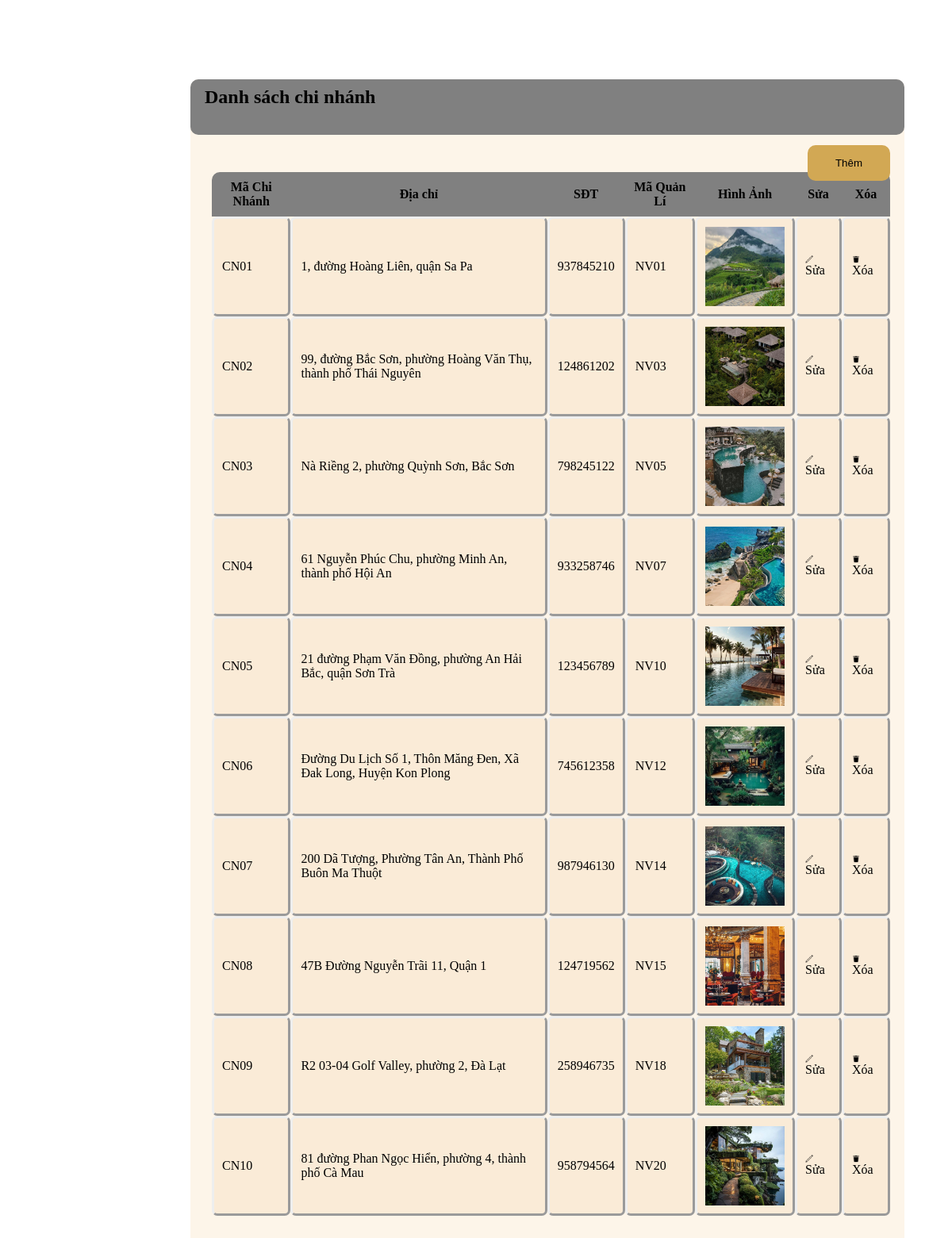
/quantri/admin/admin_chinhanh.php, run on the app's committed database.
### tables this page shows
create table CHINHANH(
    MA_CN varchar(10) PRIMARY KEY NOT NULL,
    DIACHI varchar(100) NOT NULL,
    TINHTHANH varchar(50) not null,
    SDT int(10),
    MA_NV varchar(10) NOT NULL,
    FOREIGN KEY (MA_NV) REFERENCES NHANVIEN(MA_NV),
    HINHANH char(50)
);

### quantri/admin/admin_chinhanh.php (the view, shortened to what this page needs)
<?php
    $link=new mysqli("localhost","root","","khachsan");
    $sql="select * from CHINHANH";
    $result=$link->query($sql);
?>
<div class="layout_danhmuc">
    <div class="danhmuc"><h2 style="margin: 1% 0 0 2%"> Danh sách chi nhánh</h2>
    <a href="index_menu_admin.php?pid=23"><button>Thêm</button></a>
        <table>
            <tr>
                <th style="border-radius: 10px 0 0 0">Mã Chi Nhánh</th>
                <th>Địa chỉ</th>
                <th>SĐT</th>
                <th>Mã Quản Lí</th>
                <th>Hình Ảnh</th>
                <th>Sửa</th>
                <th style="border-radius: 0 10px 0 0">Xóa</th>
            </tr>
            <?php
                while($row=$result->fetch_assoc())
                {
            ?>
                    <tr>
                        <td><?php echo $row["MA_CN"]; ?></td>
                        <td><?php echo $row["DIACHI"]; ?></td>
                        <td><?php echo $row["SDT"]; ?></td>
                        <td><?php echo $row["MA_NV"]; ?></td>
                        <td><img src="../img/chinhanh/<?php echo $row["HINHANH"]; ?>" style="width: 100px; height: 100px;"></td>
                        <td><a href=""><img src="../img/icon/edit.png" width="10px" height="10px"> Sửa</a></td>
                        <td><a href="control/ctrl_xoa_chinhanh?ma_cn=<?php echo $row['MA_CN'] ?>"><img src="../img/icon/delete.png" width="10px" height="10px"> Xóa</a></td>
                    </tr>
            <?php
                }
            ?>
        </table>
    </div>
</div>

### quantri/admin/admin_chinhanh.php (style rules this page uses)
.layout_danhmuc { width: 75%; position: absolute; background-color: rgb(253, 245, 233); top:10%; right:5%; height: 1480px; top:100px; border-radius: 10px; }
.danhmuc { width: 100%; height: 70px; background-color: gray; border-radius: 10px; position: absolute; top:0px; }
button { padding: 15px 35px; position: absolute; right: 2%; top: 83px; border: none; background-color: rgb(210, 168, 84); border-radius: 10px; cursor: pointer; }
table { width: 95%; margin: 9% 10% 0 3%; border-radius: 10px; border-spacing: 0; border-collapse: separate; top:10px; }
th { background-color: gray; padding: 10px; }
td { background-color:antiquewhite; border-style:outset; padding: 10px; border-radius: 7px; }
a { text-decoration: none; color: black; }

### data on the page
chinhanh: MA_CN "CN01", DIACHI "1, đường Hoàng Liên, quận Sa Pa", SDT "937845210", MA_NV "NV01", HINHANH (picture)
chinhanh: MA_CN "CN02", DIACHI "99, đường Bắc Sơn, phường Hoàng Văn Thụ, thành phố Thái Nguyên", SDT "124861202", MA_NV "NV03", HINHANH (picture)
chinhanh: MA_CN "CN03", DIACHI "Nà Riềng 2, phường Quỳnh Sơn, Bắc Sơn", SDT "798245122", MA_NV "NV05", HINHANH (picture)
chinhanh: MA_CN "CN04", DIACHI "61 Nguyễn Phúc Chu, phường Minh An, thành phố Hội An", SDT "933258746", MA_NV "NV07", HINHANH (picture)
chinhanh: MA_CN "CN05", DIACHI "21 đường Phạm Văn Đồng, phường An Hải Bắc, quận Sơn Trà", SDT "123456789", MA_NV "NV10", HINHANH (picture)
chinhanh: MA_CN "CN06", DIACHI "Đường Du Lịch Số 1, Thôn Măng Đen, Xã Đak Long, Huyện Kon Plong", SDT "745612358", MA_NV "NV12", HINHANH (picture)
chinhanh: MA_CN "CN07", DIACHI "200 Dã Tượng, Phường Tân An, Thành Phố Buôn Ma Thuột", SDT "987946130", MA_NV "NV14", HINHANH (picture)
chinhanh: MA_CN "CN08", DIACHI "47B Đường Nguyễn Trãi 11, Quận 1", SDT "124719562", MA_NV "NV15", HINHANH (picture)
chinhanh: MA_CN "CN09", DIACHI "R2 03-04 Golf Valley, phường 2, Đà Lạt", SDT "258946735", MA_NV "NV18", HINHANH (picture)
chinhanh: MA_CN "CN10", DIACHI "81 đường Phan Ngọc Hiển, phường 4, thành phố Cà Mau", SDT "958794564", MA_NV "NV20", HINHANH (picture)
